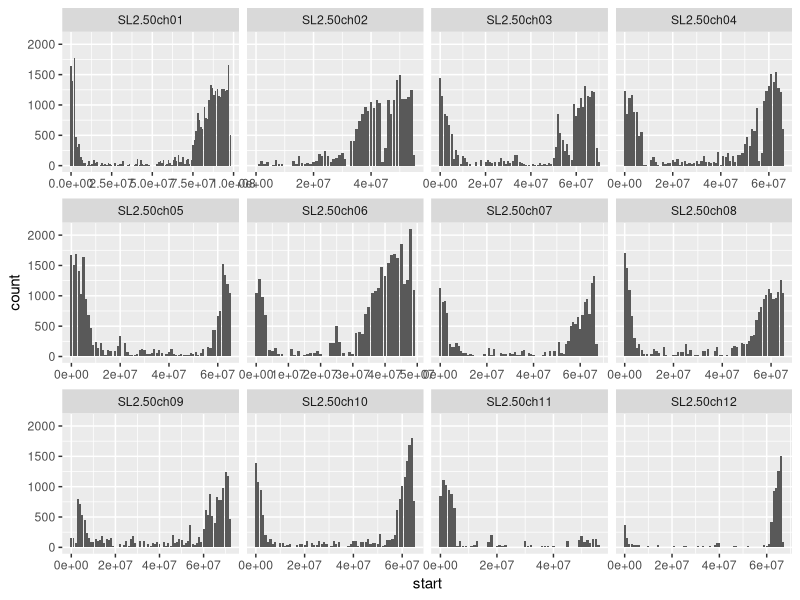
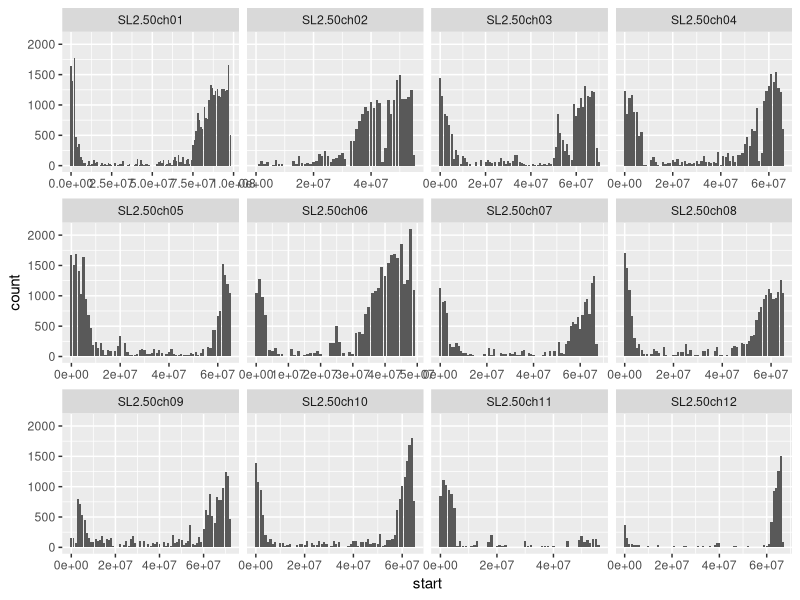

R code for these plots, in order:
library("tidyverse")

################################
# Import and separate end/counts
################################
df <- read.delim("Figure_10_SNPs_from_RNAseq/F2-28_snp_counts.tsv", 
                 stringsAsFactors = F, 
                 col.names = c("chrom","start","end", "count")) 

###########################################
# Plot number of SNPs per window start site
###########################################

df %>% 
  filter(chrom != "SL2.50ch00") %>% 
  ggplot(., aes(x = start, y = count)) +
  geom_bar(stat = "identity") +
  facet_wrap(~ chrom, scales = "free_x")

ggsave(filename = "Figure_10_SNPs_from_RNAseq/F2-28_number_of_snps_per_1Mb_window.pdf", width = 12, height = 7)
